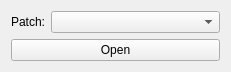
<?xml version="1.0" encoding="UTF-8"?>
<ui version="4.0">
 <class>MainWindow</class>
 <widget class="QMainWindow" name="MainWindow">
  <property name="geometry">
   <rect>
    <x>0</x>
    <y>0</y>
    <width>231</width>
    <height>72</height>
   </rect>
  </property>
  <property name="windowTitle">
   <string>MainWindow</string>
  </property>
  <widget class="QWidget" name="centralWidget">
   <layout class="QVBoxLayout" name="verticalLayout">
    <item>
     <layout class="QHBoxLayout" name="horizontalLayout">
      <item>
       <widget class="QLabel" name="label">
        <property name="text">
         <string>Patch:</string>
        </property>
       </widget>
      </item>
      <item>
       <widget class="QComboBox" name="comboBox">
        <property name="sizePolicy">
         <sizepolicy hsizetype="Expanding" vsizetype="Fixed">
          <horstretch>0</horstretch>
          <verstretch>0</verstretch>
         </sizepolicy>
        </property>
       </widget>
      </item>
     </layout>
    </item>
    <item>
     <widget class="QPushButton" name="btnOpen">
      <property name="text">
       <string>Open</string>
      </property>
     </widget>
    </item>
   </layout>
  </widget>
 </widget>
 <layoutdefault spacing="6" margin="11"/>
 <resources/>
 <connections/>
</ui>
